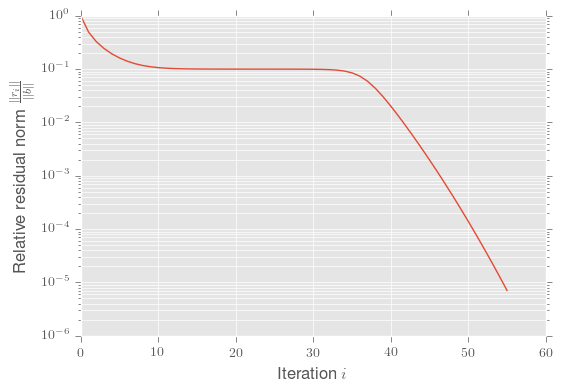

Python code for this plot:
# -*- coding: utf-8 -*-

import numpy
from krypy.linsys import LinearSystem, Gmres

linear_system = LinearSystem(A=numpy.diag([1e-3]+range(2, 101)),
                             b=numpy.ones((100, 1)))
sol = Gmres(linear_system)

# plot residuals
from matplotlib import pyplot

# use tex
from matplotlib import rc
rc('text', usetex=True)

# use beautiful style
from mpltools import style
style.use('ggplot')

pyplot.figure(figsize=(6, 4), dpi=100)
pyplot.xlabel('Iteration $i$')
pyplot.ylabel(r'Relative residual norm $\frac{\|r_i\|}{\|b\|}$')
pyplot.semilogy(sol.resnorms)

pyplot.savefig('example.png', bbox_inches='tight')
